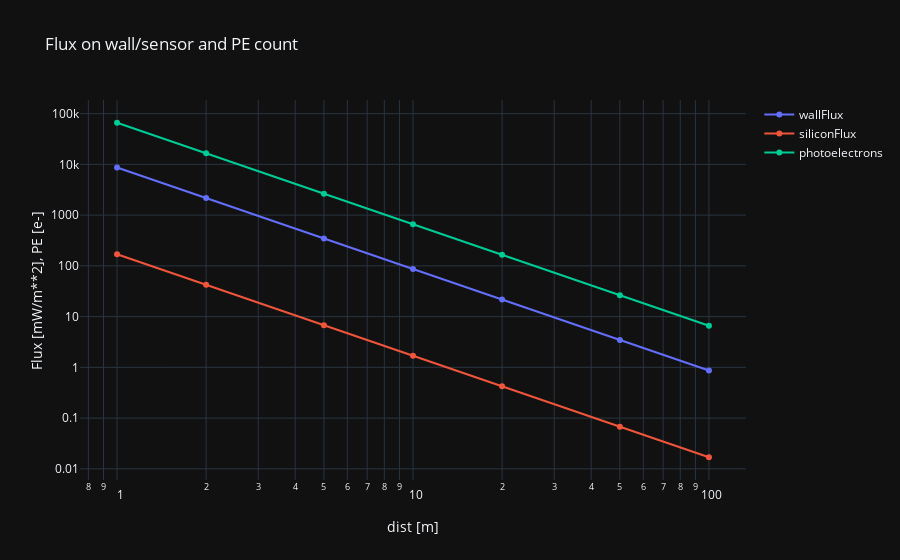

Notebook code cell kept with this figure:
### Markdown cell above
# Plots vs. distance

### Code cell
dist_vec = np.array([1,2,5,10,20,50,100])
trace0 = go.Scatter(x=dist_vec,
                    y=1000 * photonic.wallFlux(dist_vec=dist_vec), mode='lines+markers',  # Select 'lines', 'markers' or 'lines+markers'
                    name='wallFlux')
trace1 = go.Scatter(x=dist_vec,
                    y=1000 * photonic.siliconFlux2(dist_vec=dist_vec), mode='lines+markers',
                    name='siliconFlux')
trace2 = go.Scatter(x=dist_vec,
                    y=photonic.photoelectron2(dist_vec=dist_vec), mode='lines+markers',
                    name='photoelectrons')

data = [trace0, trace1, trace2]

layout = {'title': 'Flux on wall/sensor and PE count',
          'xaxis': {'title': 'dist [m]',
                    'type': 'log'},  # Select 'log' or 'linear'
          'yaxis': {'title': 'Flux [mW/m**2], PE [e-]',
                    'type': 'log'},  # Select 'log' or 'linear'
          'template': 'plotly_dark'}

iplot({'data': data, 'layout': layout})

### Figure 1 — Plotly figure (JSON) as saved in the notebook; plotly's stock layout.template omitted (floating-point values rounded to 4 significant figures)
{"data": [{"mode": "lines+markers", "name": "wallFlux", "type": "scatter", "x": [1, 2, 5, 10, 20, 50, 100], "y": [8663.0, 2166.0, 346.5, 86.63, 21.66, 3.465, 0.8663]}, {"mode": "lines+markers", "name": "siliconFlux", "type": "scatter", "x": [1, 2, 5, 10, 20, 50, 100], "y": [169.2, 42.3, 6.768, 1.692, 0.423, 0.06768, 0.01692]}, {"mode": "lines+markers", "name": "photoelectrons", "type": "scatter", "x": [1, 2, 5, 10, 20, 50, 100], "y": [66160.0, 16540.0, 2646.0, 661.6, 165.4, 26.46, 6.616]}], "layout": {"autosize": true, "hovermode": "x", "title": {"text": "Flux on wall/sensor and PE count"}, "xaxis": {"autorange": true, "range": [-0.1274, 2.127], "title": {"text": "dist [m]"}, "type": "log"}, "yaxis": {"autorange": true, "range": [-2.254, 5.303], "title": {"text": "Flux [mW/m**2], PE [e-]"}, "type": "log"}}}
